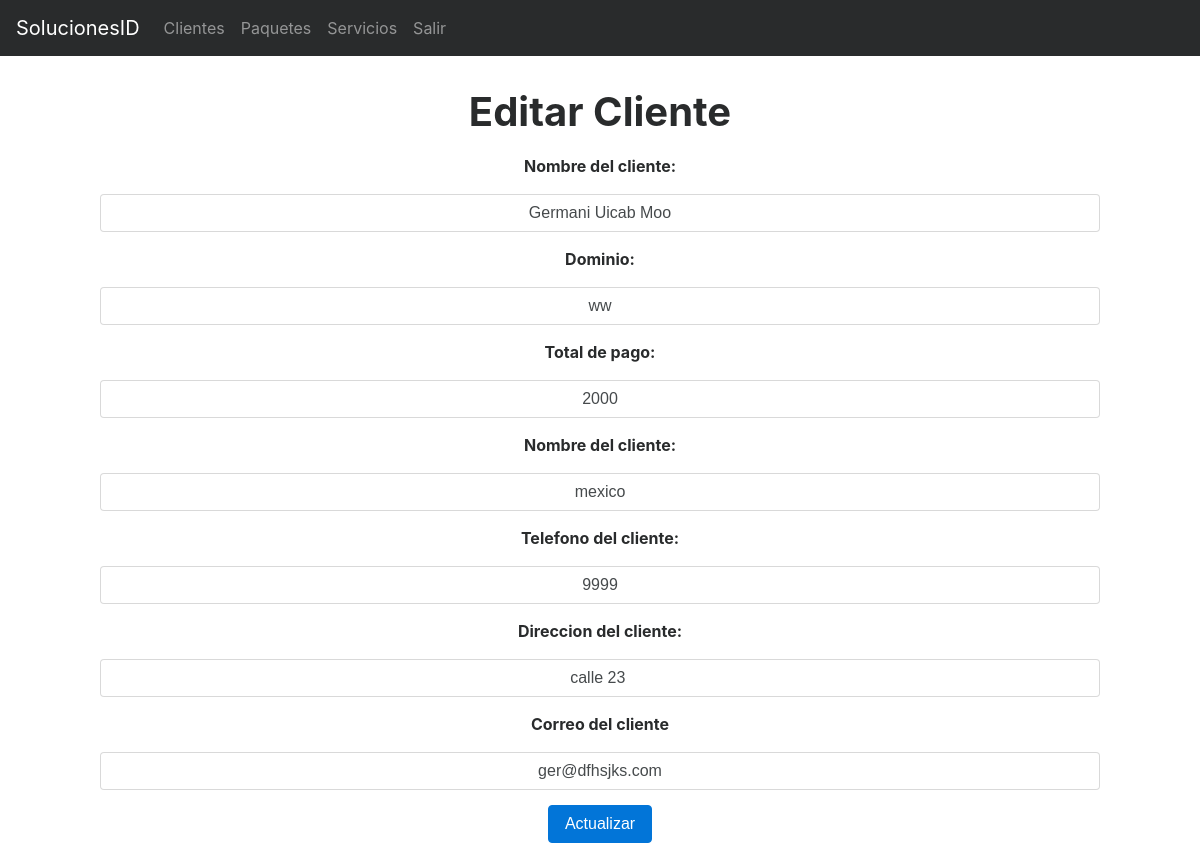
Before: /index.php?action=editarCliente&RFC=23232 (signed in) with the older database file.
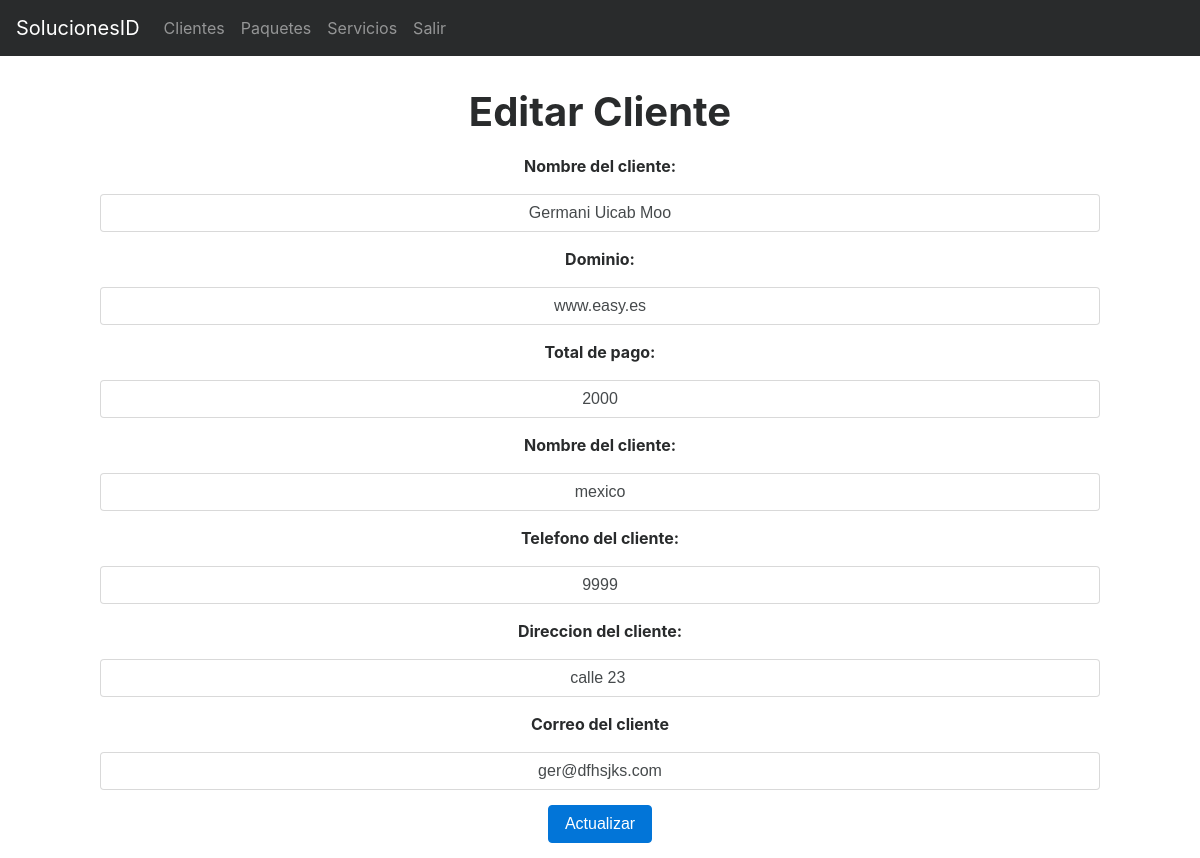
After: the same page with the newer database file.
### tables this page shows
CREATE TABLE IF NOT EXISTS `Cliente` (
  `RFC` varchar(13) NOT NULL,
  `nombreCliente` varchar(120) DEFAULT NULL,
  `dominio` varchar(250) DEFAULT NULL,
  `totalPago` int(11) DEFAULT NULL,
  `nombreEmpresa` varchar(60) DEFAULT NULL,
  `telefonoClienteEmpresa` int(11) DEFAULT NULL,
  `direccionClienteEmpresa` varchar(200) DEFAULT NULL,
  `correoClienteEmpresa` varchar(100) DEFAULT NULL,
  PRIMARY KEY (`RFC`)
);

### controllers/controllerAdministrador.php (called while the page is built, shortened)
<?php
class ControllerAdministrador{
	public function pagina(){
		include "views/template.php";
	}
	public function enlacesPaginasController(){
		if(isset( $_GET['action'])){
			$enlaces = $_GET['action'];
		}
		else{
			$enlaces = "index";
		}
		$respuesta = Paginas::enlacesPaginasModel($enlaces);
		include $respuesta;
	}
}
?>

### index.php (called while the page is built, shortened)
<?php
require_once 'models/ModelCliente.php';
require_once "controllers/controllerAdministrador.php";
require_once 'controllers/controllerCliente.php';
$mvc = new ControllerAdministrador();
$mvc -> pagina();
?>

### models/conexionBD.php (called while the page is built)
<?php
class Conexion{
	public static function conectar(){
		$link = new PDO("mysql:host=localhost;dbname=u700675089_soluc","u700675089_germa","ger3uicab");
		return $link;
	}
}
?>

### models/ModelCliente.php (called while the page is built, shortened)
<?php
require_once "conexionBD.php";
class ModelCliente extends Conexion{
	public static function editarUsuarioModel($datosModel){
		$stmt = Conexion::conectar()->prepare("SELECT RFC,nombreCliente, dominio,totalPago,nombreEmpresa,telefonoClienteEmpresa,direccionClienteEmpresa,correoClienteEmpresa FROM Cliente WHERE RFC= :RFC");
		$stmt->bindParam(":RFC", $datosModel, PDO::PARAM_STR);
		$stmt->execute();
		return $stmt->fetch();
	}
}
?>

### controllers/controllerCliente.php (the view, shortened to what this page needs)
<?php
 class MvcControllerCliente{
	public function editarUsuarioController(){
		$datosController = $_GET["RFC"];
		$respuesta = ModelCliente::editarUsuarioModel($datosController);
		echo'
		<input type="text" value="'.$respuesta["RFC"].'" name="RFC" hidden>
				<p>Nombre del cliente: </p>
            	<input class="form-control" type="text" value="'.$respuesta["nombreCliente"].'" name="nombreCliente" required>
				<p>Dominio: </p>
				 <input class="form-control" type="text" value="'.$respuesta["dominio"].'" name="dominio" required>
				<p>Total de pago: </p>
				 <input class="form-control" type="text" value="'.$respuesta["totalPago"].'" name="totalPago" required>
				<p>Nombre del cliente: </p>
				 <input class="form-control" type="text" value="'.$respuesta["nombreEmpresa"].'" name="nombreEmpresa" required>
				<p>Telefono del cliente: </p>
				<input class="form-control" type="tel" value="'.$respuesta["telefonoClienteEmpresa"].'" name="telefonoClienteEmpresa" required>
				<p>Direccion del cliente: </p>
				<input class="form-control" type="text" value="'.$respuesta["direccionClienteEmpresa"].'" name="direccionClienteEmpresa" required>
				<p>Correo del cliente</p>
				<input class="form-control" type="email" value="'.$respuesta["correoClienteEmpresa"].'" name="correoClienteEmpresa" required>
			  <button type="submit" class="btn btn-primary">Actualizar</button>';
	}
}
 ?>

Changed rows visible on the page:
changed cliente "Germani Uicab Moo": dominio "ww" → "www.easy.es"
